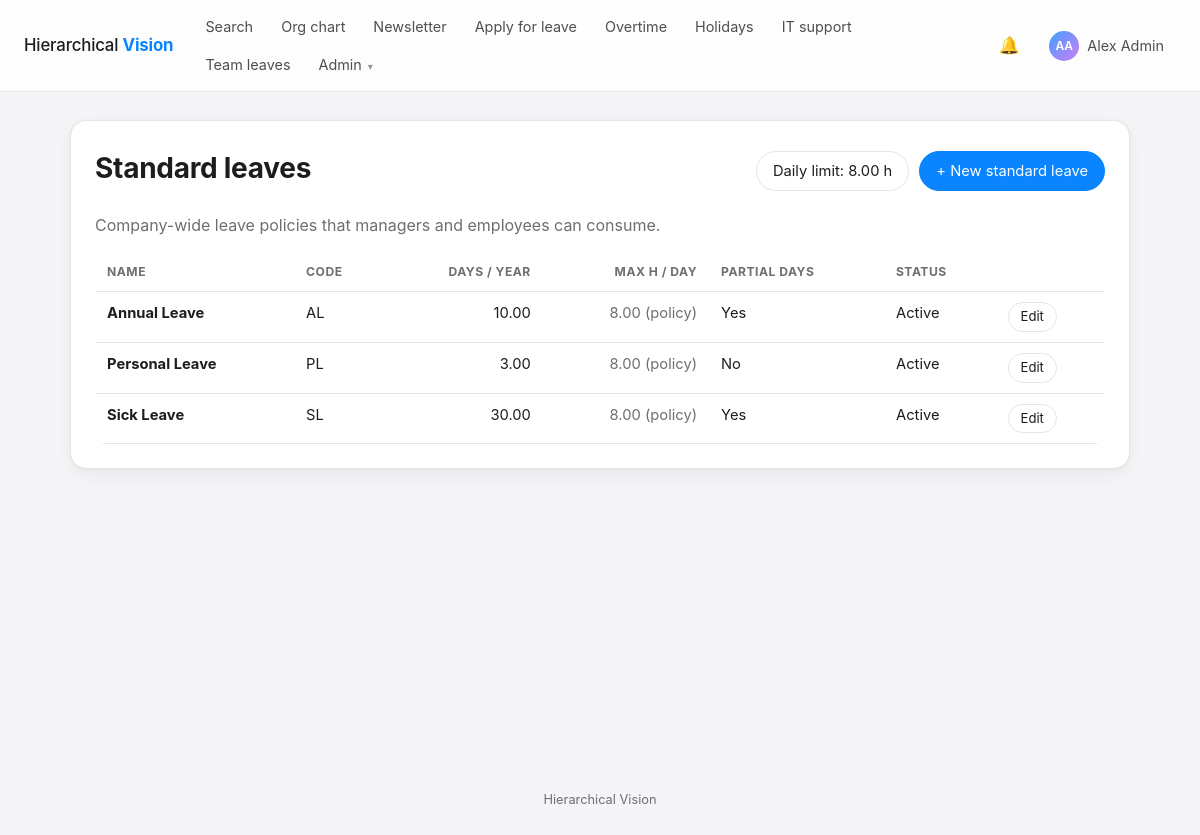
Page /leaves/types/ (signed in) on the committed database.
### accounts/models.py (models this page shows, shortened)
class User(AbstractBaseUser, PermissionsMixin):
    employee_id = models.CharField(
        max_length=30, unique=True, validators=[employee_id_validator], help_text="e.g. EMP-105. Used to sign in."
    )
    email = models.EmailField("email address", unique=True)
    full_name = models.CharField(max_length=150)
    position = models.CharField(max_length=120, blank=True)
    role = models.CharField(max_length=10, choices=Role.choices, default=Role.EMPLOYEE, db_index=True)
    manager = models.ForeignKey(
        "self",
        null=True,
        blank=True,
        on_delete=models.SET_NULL,
        related_name="direct_reports",
        verbose_name="Peer / Reporting manager",
    )
    contact_info = models.CharField("contact information", max_length=255, blank=True)
    description = models.TextField(blank=True)
    profile_picture = models.ImageField(
        upload_to=profile_picture_path, blank=True, null=True, validators=[FileExtensionValidator(IMAGE_EXTENSIONS), validate_image_size, validate_image_dimensions, validate_image_content]
    )
    background_image = models.ImageField(
        upload_to=background_image_path, blank=True, null=True, validators=[FileExtensionValidator(IMAGE_EXTENSIONS), validate_image_size, validate_image_dimensions, validate_image_content]
    )
    newsletter_publisher = models.BooleanField(
        "may publish to the newsletter", default=False,
        help_text="Lets this employee/manager post in the company newsletter (Admins can always post).",
    )
    leave_dashboard = models.CharField(
        "leave & OT dashboard access", max_length=5, choices=DashboardAccess.choices, default=DashboardAccess.NONE,
        blank=True, help_text="Managers only: lets this manager open the daily leave & OT dashboard (set by Admins).",
    )
    is_active = models.BooleanField(default=True)
    is_staff = models.BooleanField(default=False, editable=False)
    date_joined = models.DateTimeField(auto_now_add=True)
    objects = UserManager()
    USERNAME_FIELD = "employee_id"
    EMAIL_FIELD = "email"
    REQUIRED_FIELDS = ["email", "full_name"]
    class Meta:
        ordering = ["full_name"]
    @property
    def initials(self):
        parts = [p for p in self.full_name.split() if p]
        if not parts:
            return self.employee_id[:2].upper()
        return (parts[0][0] + (parts[-1][0] if len(parts) > 1 else "")).upper()
    @property
    def is_admin(self):
        return self.role == Role.ADMIN
    @property
    def can_approve_leaves(self):
        return self.role in (Role.ADMIN, Role.MANAGER)
    @property
    def can_view_leave_dashboard(self):
        return self.is_admin or (self.is_manager_role and self.leave_dashboard in (DashboardAccess.TEAM, DashboardAccess.ALL))

### leaves/models.py (models this page shows, shortened)
class LeavePolicy(models.Model):
    max_hours_per_day = models.DecimalField(
        "maximum leave hours per day", max_digits=4, decimal_places=2, default=Decimal("8.00"),
        validators=[MinValueValidator(Decimal("0.25")), MaxValueValidator(Decimal("24"))],
        help_text="No one can book more than this many leave hours on a single day.",
    )
    default_start_time = models.TimeField(
        default=time(9, 0), help_text="Pre-filled start time when employees set the time for each day.",
    )
    updated_by = models.ForeignKey(
        settings.AUTH_USER_MODEL, null=True, blank=True, on_delete=models.SET_NULL, related_name="+"
    )
    updated_at = models.DateTimeField(auto_now=True)
    class Meta:
        verbose_name = "leave policy"
        verbose_name_plural = "leave policy"
    @classmethod
    def load(cls):
        obj, _ = cls.objects.get_or_create(pk=1)
        return obj

class LeaveType(models.Model):
    name = models.CharField(max_length=80, unique=True)
    code = models.CharField(max_length=12, unique=True, help_text="Short code, e.g. AL, SL")
    description = models.TextField(blank=True)
    annual_quota_days = models.DecimalField(
        max_digits=5, decimal_places=2, default=Decimal("0"), validators=[MinValueValidator(Decimal("0"))],
        help_text="Days granted to every employee per calendar year.",
    )
    allow_hourly = models.BooleanField(
        "allow partial days", default=False,
        help_text="If ticked, employees may take part of a day (e.g. 09:00-11:00). Otherwise every day must be a full day.",
    )
    max_hours_per_day = models.DecimalField(
        "max hours per day (override)", max_digits=4, decimal_places=2, null=True, blank=True,
        validators=[MinValueValidator(Decimal("0.25")), MaxValueValidator(Decimal("24"))],
        help_text="Optional. Leave empty to use the company-wide limit from the leave policy.",
    )
    is_active = models.BooleanField(default=True)
    created_by = models.ForeignKey(
        settings.AUTH_USER_MODEL, null=True, blank=True, on_delete=models.SET_NULL, related_name="+"
    )
    created_at = models.DateTimeField(auto_now_add=True)
    class Meta:
        ordering = ["name"]

### leaves/views.py (the view)
# urls.py: path("types/", views.LeaveTypeListView.as_view(), name="type_list"),
class LeaveTypeListView(AdminRequiredMixin, ListView):
    model = LeaveType
    template_name = "leaves/type_list.html"
    context_object_name = "types"
    def get_context_data(self, **kwargs):
        return {**super().get_context_data(**kwargs), "policy": LeavePolicy.load()}

### accounts/mixins.py (called while the page is built)
    def dispatch(self, request, *args, **kwargs):
        if request.user.is_authenticated and not request.user.is_admin:
            raise PermissionDenied
        return super().dispatch(request, *args, **kwargs)

### notifications/context_processors.py (called while the page is built)
def unread_notifications(request):
    user = getattr(request, "user", None)
    if user is not None and user.is_authenticated:
        return {"unread_count": Notification.objects.filter(recipient=user, is_read=False).count()}
    return {}

### templates/leaves/type_list.html (shortened to what this page needs)
{% extends "base.html" %}
{% block content %}
<section class="card">
  <div class="row-between"><h1>Standard leaves</h1><div class="row-gap"><a class="btn" href="{% url 'leaves:policy' %}">Daily limit: {{ policy.max_hours_per_day }} h</a><a class="btn btn-primary" href="{% url 'leaves:type_create' %}">+ New standard leave</a></div></div>
  <p class="muted">Company-wide leave policies that managers and employees can consume.</p>
  <div class="table-wrap"><table>
    <thead><tr><th>Name</th><th>Code</th><th class="num">Days / year</th><th class="num">Max h / day</th><th>Partial days</th><th>Status</th><th></th></tr></thead>
    <tbody>{% for t in types %}
      <tr><td><strong>{{ t.name }}</strong><div class="muted small">{{ t.description|truncatechars:90 }}</div></td><td>{{ t.code }}</td>
        <td class="num">{{ t.annual_quota_days }}</td><td class="num">{% if t.max_hours_per_day %}{{ t.max_hours_per_day }}{% else %}<span class="muted">{{ policy.max_hours_per_day }} (policy)</span>{% endif %}</td><td>{% if t.allow_hourly %}Yes{% else %}No{% endif %}</td>
        <td>{% if t.is_active %}Active{% else %}<span class="muted">Inactive</span>{% endif %}</td>
        <td><a class="btn btn-sm" href="{% url 'leaves:type_edit' t.pk %}">Edit</a></td></tr>
    {% empty %}<tr><td colspan="7" class="muted">No standard leaves yet.</td></tr>{% endfor %}</tbody>
  </table></div>
</section>
{% endblock %}

### templates/base.html (shortened to what this page needs)
{% load static %}<!DOCTYPE html>
<html lang="en">
<head>
  <link rel="stylesheet" href="{% static 'css/app.css' %}">
</head>
<body class="{% block body_class %}{% endblock %}">
<header class="topbar">
  <a class="brand" href="{% url 'accounts:home' %}">Hierarchical <b>Vision</b></a>
  {% with view=request.resolver_match.view_name %}
  <nav aria-label="Main">
    <a href="{% url 'accounts:home' %}" class="{% if view == 'accounts:home' or view == 'accounts:search' %}active{% endif %}">Search</a>
    <a href="{% url 'accounts:org_chart' %}" class="{% if view == 'accounts:org_chart' %}active{% endif %}">Org chart</a>
    <a href="{% url 'newsletter:list' %}" class="{% if 'newsletter:' in view %}active{% endif %}">Newsletter</a>
    {% if user.is_authenticated %}
    <a href="{% url 'leaves:apply' %}" class="{% if view == 'leaves:apply' %}active{% endif %}">Apply for leave</a>
    <a href="{% url 'leaves:overtime' %}" class="{% if 'leaves:overtime' in view %}active{% endif %}">Overtime</a>
    <a href="{% url 'leaves:holidays' %}" class="{% if view == 'leaves:holidays' %}active{% endif %}">Holidays</a>
    <a href="{% url 'support:create' %}" class="{% if view == 'support:create' %}active{% endif %}">IT support</a>
    {% if user.can_approve_leaves %}<a href="{% url 'leaves:team' %}" class="{% if view == 'leaves:team' %}active{% endif %}">Team leaves</a>{% endif %}
    {% if user.is_admin %}
    <details class="menu">
      <summary>Admin</summary>
    </details>
    {% endif %}
    {% endif %}
  </nav>
  {% endwith %}
  {% if user.is_authenticated %}
  <div class="topbar-right">
    <a class="icon-btn" href="{% url 'notifications:list' %}" title="Notifications" aria-label="Notifications">&#128276;{% if unread_count %}<span class="badge-count">{{ unread_count }}</span>{% endif %}</a>
    <details class="menu">
      <summary class="user-chip">{% include "partials/_avatar.html" with person=user size="sm" %}<span class="name">{{ user.full_name }}</span></summary>
    </details>
  </div>
  {% else %}
  <div class="topbar-right"><a class="btn btn-sm" href="{% url 'accounts:login' %}">Sign in</a></div>
  {% endif %}
</header>
{% block main %}
<main id="main" class="container{% block container_class %}{% endblock %}">
  {% block content %}{% endblock %}
</main>
<footer class="site-footer">Hierarchical Vision</footer>
{% endblock %}
</body>
</html>

### templates/partials/_avatar.html
{% if person.profile_picture %}<img class="avatar {{ size|default:'' }}" src="{{ person.profile_picture.url }}" alt="{{ person.full_name }}">{% else %}<span class="avatar avatar-initials {{ size|default:'' }}">{{ person.initials }}</span>{% endif %}

### static/css/app.css (style rules this page uses)
:root { --bg:#f5f5f7;--surface:#ffffff;--surface-2:#f2f2f7;--text:#1d1d1f;--muted:#6e6e73;--line:#e5e5ea; --blue:#0a84ff;--blue-strong:#0071e3;--green:#30d158;--red:#ff375f;--orange:#ff9f0a; --t-blue:#e8f1ff;--t-green:#e6f9ec;--t-red:#ffe9ee;--t-orange:#fff4e0;--t-purple:#eef0ff;--t-gray:#eeeeef; --on-blue:#0a58b8;--on-green:#1b7a36;--on-red:#b0153b;--on-orange:#a55e00;--on-purple:#4b4fc9;--on-gray:#6b6b70; --glass:rgba(255,255,255,.82);--input-bg:#ffffff;--avatar-ring:#ffffff; --shadow:0 1px 3px rgba(0,0,0,.04),0 6px 20px rgba(0,0,0,.05);--shadow-lg:0 10px 34px rgba(0,0,0,.14);color-scheme:light; --radius:16px;--radius-sm:10px;--maxw:1100px }
* { box-sizing:border-box }
html { -webkit-text-size-adjust:100% }
body { margin:0;font-family:-apple-system,BlinkMacSystemFont,"SF Pro Text","Segoe UI",Roboto,Helvetica,Arial,sans-serif;background:var(--bg);color:var(--text);line-height:1.5; transition:background-color .25s,color .25s }
a { color:var(--blue);text-decoration:none }
h1 { font-size:1.75rem;margin:.2em 0 .4em;letter-spacing:-.01em }
.muted { color:var(--muted) }
.container { max-width:var(--maxw);margin:0 auto;padding:28px 20px 72px }
.topbar { display:flex;align-items:center;gap:20px;padding:10px 24px;background:var(--glass);backdrop-filter:saturate(180%) blur(18px);-webkit-backdrop-filter:saturate(180%) blur(18px); border-bottom:1px solid var(--line);position:sticky;top:0;z-index:40;flex-wrap:wrap }
.brand { color:var(--text);font-weight:500;font-size:1.05rem;white-space:nowrap }
.brand b { color:var(--blue) }
.topbar nav { display:flex;gap:4px;flex:1;flex-wrap:wrap;align-items:center }
.topbar nav>a,.menu>summary { color:var(--text);font-size:.9rem;padding:6px 12px;border-radius:99px;opacity:.78;cursor:pointer;list-style:none }
.menu { position:relative }
.menu>summary::after { content:"\25BE";margin-left:6px;font-size:.7em;opacity:.6 }
.topbar-right { display:flex;align-items:center;gap:10px }
.icon-btn { position:relative;display:inline-flex;align-items:center;justify-content:center;width:36px;height:36px;border-radius:50%;background:none;border:0;cursor:pointer;color:var(--text);font-size:1.05rem }
.user-chip { display:flex;align-items:center;gap:8px;cursor:pointer;list-style:none;padding:3px 10px 3px 3px;border-radius:99px;opacity:1 }
.user-chip::after { display:none }
.user-chip .avatar { width:30px;height:30px;font-size:.75rem }
.card { background:var(--surface);border-radius:var(--radius);box-shadow:var(--shadow);padding:24px;margin-bottom:20px;border:1px solid var(--line) }
.btn { display:inline-flex;align-items:center;gap:6px;border:1px solid var(--line);background:var(--surface);color:var(--text);padding:8px 16px;border-radius:99px;cursor:pointer;font:inherit;font-size:.92rem;transition:background .15s,transform .05s }
.btn-primary { background:var(--blue);border-color:var(--blue);color:#fff }
.btn-sm { padding:4px 12px;font-size:.82rem }
.row-between { display:flex;justify-content:space-between;align-items:center;gap:12px;flex-wrap:wrap }
.row-gap { display:flex;gap:10px;flex-wrap:wrap;align-items:center }
.avatar { border-radius:50%;object-fit:cover;width:40px;height:40px;flex:none;background:var(--surface-2) }
.avatar-initials { display:inline-flex;align-items:center;justify-content:center;font-weight:600;color:#fff;background:linear-gradient(135deg,#0a84ff,#bf5af2) }
.table-wrap { overflow-x:auto }
table { width:100%;border-collapse:collapse;font-size:.92rem }
th,td { padding:10px 12px;text-align:left;border-bottom:1px solid var(--line);vertical-align:top }
th { font-size:.76rem;text-transform:uppercase;letter-spacing:.04em;color:var(--muted) }
.num { text-align:right;white-space:nowrap }
.topbar nav>a,.menu>summary,.btn,.pill,.role { white-space:nowrap }
.topbar { row-gap:6px }
.brand { letter-spacing:-.01em }
.container { min-height:calc(100vh - 120px) }
h1,h2 { line-height:1.25 }
th { white-space:nowrap }
.table-wrap { border-radius:10px;-webkit-overflow-scrolling:touch }
.site-footer { text-align:center;padding:18px 20px 30px;color:var(--muted);font-size:.8rem }
:root { --c0:#2a78d6;--c1:#eb6834;--c2:#1baf7a;--c3:#eda100;--c4:#e87ba4;--c5:#008300;--c6:#6250d6;--c7:#e34948;--co:#8e8e93 }

### rows in the picture
User: initials "AA", full_name "Alex Admin"
LeavePolicy: max_hours_per_day "8.00"
LeaveType: name "Annual Leave", code "AL", annual_quota_days "10.00", allow_hourly "Yes", is_active "Active"
LeaveType: name "Personal Leave", code "PL", annual_quota_days "3.00", allow_hourly "No", is_active "Active"
LeaveType: name "Sick Leave", code "SL", annual_quota_days "30.00", allow_hourly "Yes", is_active "Active"
